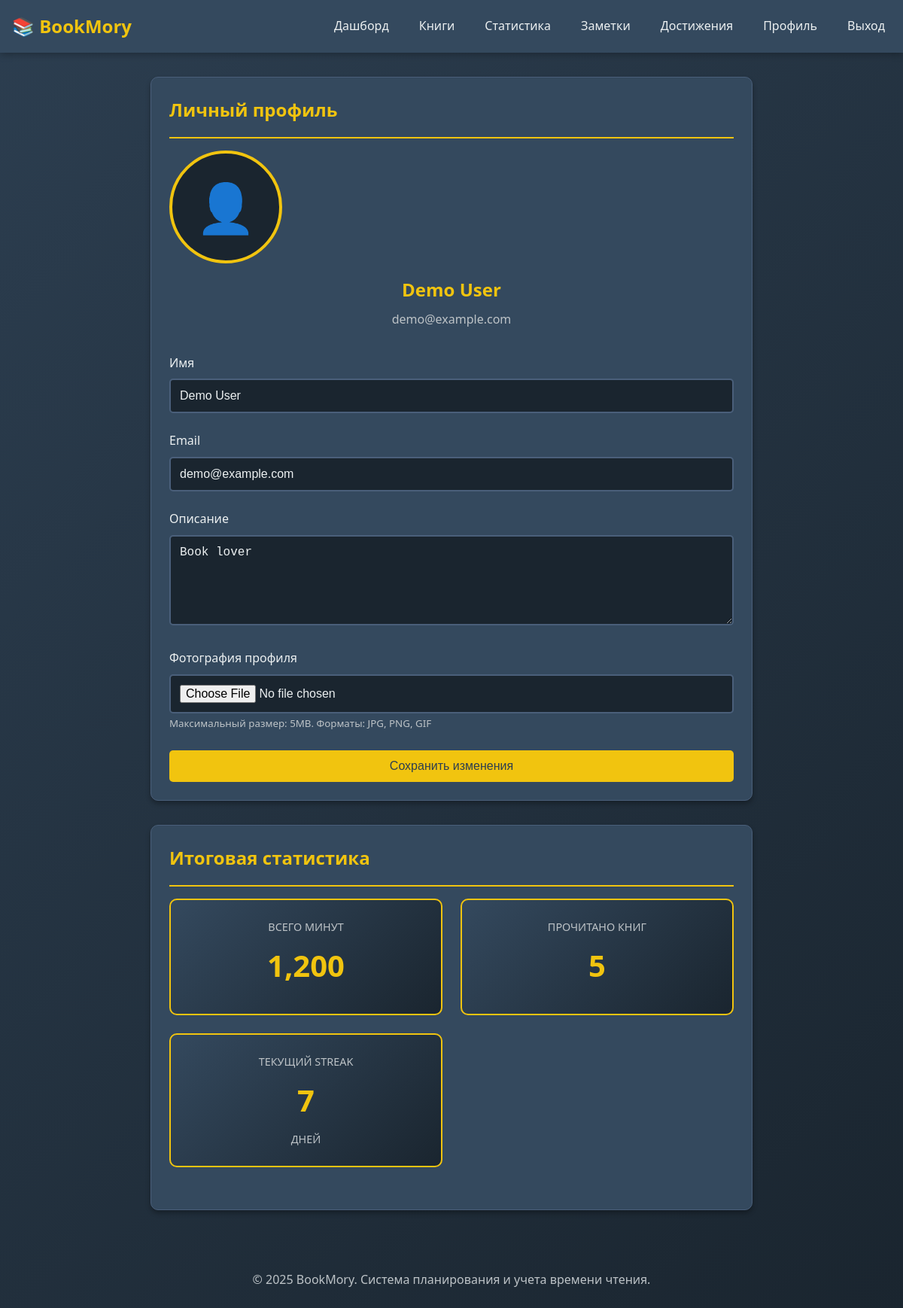
The app's page /profile.php (signed in) with its own data.
### tables this page shows
CREATE TABLE IF NOT EXISTS users (
    id INT AUTO_INCREMENT PRIMARY KEY,
    email VARCHAR(255) UNIQUE NOT NULL,
    password_hash VARCHAR(255) NOT NULL,
    name VARCHAR(255) NOT NULL,
    photo_url VARCHAR(500) DEFAULT NULL,
    description TEXT DEFAULT NULL,
    total_reading_minutes INT DEFAULT 0,
    total_books_finished INT DEFAULT 0,
    current_streak INT DEFAULT 0,
    created_at TIMESTAMP DEFAULT CURRENT_TIMESTAMP,
    updated_at TIMESTAMP DEFAULT CURRENT_TIMESTAMP ON UPDATE CURRENT_TIMESTAMP
);

### src/profile.php (the view, shortened to what this page needs)
<?php
$db = new Database();
$conn = $db->getConnection();
$userId = getCurrentUserId();
$stmt = $conn->prepare("SELECT * FROM users WHERE id = ?");
$stmt->execute([$userId]);
$user = $stmt->fetch();
include 'includes/header.php';
?>
<div class="card" style="max-width: 800px; margin: 2rem auto;">
    <div class="card-header">
        <h2 class="card-title">Личный профиль</h2>
    </div>
    <div class="profile-header">
        <?php if ($user['photo_url']): ?>
            <img src="<?php echo htmlspecialchars($user['photo_url']); ?>" alt="Profile Photo" class="profile-photo">
        <?php else: ?>
            <div class="profile-photo" style="background: var(--bg-tertiary); display: flex; align-items: center; justify-content: center; font-size: 4rem;">
                👤
            </div>
        <?php endif; ?>
        <h2 style="color: var(--accent-yellow); margin-bottom: 0.5rem;">
            <?php echo htmlspecialchars($user['name']); ?>
        </h2>
        <p style="color: var(--text-secondary);"><?php echo htmlspecialchars($user['email']); ?></p>
    </div>
    <form method="POST" action="" enctype="multipart/form-data">
        <div class="form-group">
            <label class="form-label" for="name">Имя</label>
            <input type="text" class="form-input" id="name" name="name" required
                   value="<?php echo htmlspecialchars($user['name']); ?>">
        </div>
        <div class="form-group">
            <label class="form-label" for="email">Email</label>
            <input type="email" class="form-input" id="email" name="email" required
                   value="<?php echo htmlspecialchars($user['email']); ?>">
        </div>
        <div class="form-group">
            <label class="form-label" for="description">Описание</label>
            <textarea class="form-textarea" id="description" name="description"
                      placeholder="Расскажите о себе..."><?php echo htmlspecialchars($user['description'] ?? ''); ?></textarea>
        </div>
        <div class="form-group">
            <label class="form-label" for="photo">Фотография профиля</label>
            <input type="file" class="form-input" id="photo" name="photo" accept="image/jpeg,image/png,image/gif">
            <small style="color: var(--text-secondary);">Максимальный размер: 5MB. Форматы: JPG, PNG, GIF</small>
        </div>
        <button type="submit" class="btn btn-primary" style="width: 100%;">Сохранить изменения</button>
    </form>
</div>
<div class="card" style="max-width: 800px; margin: 2rem auto;">
    <div class="card-header">
        <h3 class="card-title">Итоговая статистика</h3>
    </div>
    <div class="grid grid-3">
        <div class="stat-card">
            <div class="stat-label">Всего минут</div>
            <div class="stat-value"><?php echo number_format($user['total_reading_minutes']); ?></div>
        </div>
        <div class="stat-card">
            <div class="stat-label">Прочитано книг</div>
            <div class="stat-value"><?php echo $user['total_books_finished']; ?></div>
        </div>
        <div class="stat-card">
            <div class="stat-label">Текущий streak</div>
            <div class="stat-value"><?php echo $user['current_streak']; ?></div>
            <div class="stat-label">дней</div>
        </div>
    </div>
</div>
<?php include 'includes/footer.php'; ?>

### src/css/style.css (style rules this page uses)
:root { --bg-primary: #2c3e50; --bg-secondary: #34495e; --bg-tertiary: #1a252f; --accent-yellow: #f1c40f; --accent-orange: #f39c12; --text-primary: #ecf0f1; --text-secondary: #bdc3c7; --border-color: #4a5f7a; --success: #27ae60; --danger: #e74c3c; --shadow: rgba(0, 0, 0, 0.3); }
* { margin: 0; padding: 0; box-sizing: border-box; }
body { font-family: 'Segoe UI', Tahoma, Geneva, Verdana, sans-serif; background: linear-gradient(135deg, var(--bg-primary) 0%, var(--bg-tertiary) 100%); color: var(--text-primary); min-height: 100vh; line-height: 1.6; }
.card { background: var(--bg-secondary); border-radius: 10px; padding: 1.5rem; margin-bottom: 1.5rem; box-shadow: 0 4px 6px var(--shadow); border: 1px solid var(--border-color); }
.card-header { display: flex; justify-content: space-between; align-items: center; margin-bottom: 1rem; padding-bottom: 1rem; border-bottom: 2px solid var(--accent-yellow); }
.card-title { font-size: 1.5rem; color: var(--accent-yellow); font-weight: bold; }
.form-group { margin-bottom: 1.5rem; }
.form-label { display: block; margin-bottom: 0.5rem; color: var(--text-primary); font-weight: 500; }
.form-input, .form-textarea, .form-select { width: 100%; padding: 0.75rem; background: var(--bg-tertiary); border: 2px solid var(--border-color); border-radius: 5px; color: var(--text-primary); font-size: 1rem; transition: border-color 0.3s; }
.form-textarea { resize: vertical; min-height: 120px; }
.btn { padding: 0.75rem 1.5rem; border: none; border-radius: 5px; font-size: 1rem; cursor: pointer; transition: all 0.3s; text-decoration: none; display: inline-block; text-align: center; font-weight: 500; }
.btn-primary { background: var(--accent-yellow); color: var(--bg-primary); }
.grid { display: grid; gap: 1.5rem; margin-bottom: 2rem; }
.grid-3 { grid-template-columns: repeat(auto-fit, minmax(250px, 1fr)); }
.stat-card { background: linear-gradient(135deg, var(--bg-secondary) 0%, var(--bg-tertiary) 100%); padding: 1.5rem; border-radius: 10px; text-align: center; border: 2px solid var(--accent-yellow); transition: transform 0.3s; }
.stat-value { font-size: 2.5rem; font-weight: bold; color: var(--accent-yellow); margin: 0.5rem 0; }
.stat-label { color: var(--text-secondary); font-size: 0.9rem; text-transform: uppercase; }
.profile-header { text-align: center; margin-bottom: 2rem; }
.profile-photo { width: 150px; height: 150px; border-radius: 50%; border: 4px solid var(--accent-yellow); object-fit: cover; margin-bottom: 1rem; }

### records on screen
users: name "Demo User", email "demo@example.com", description "Book lover", total_reading_minutes "1,200", total_books_finished "5", current_streak "7"
